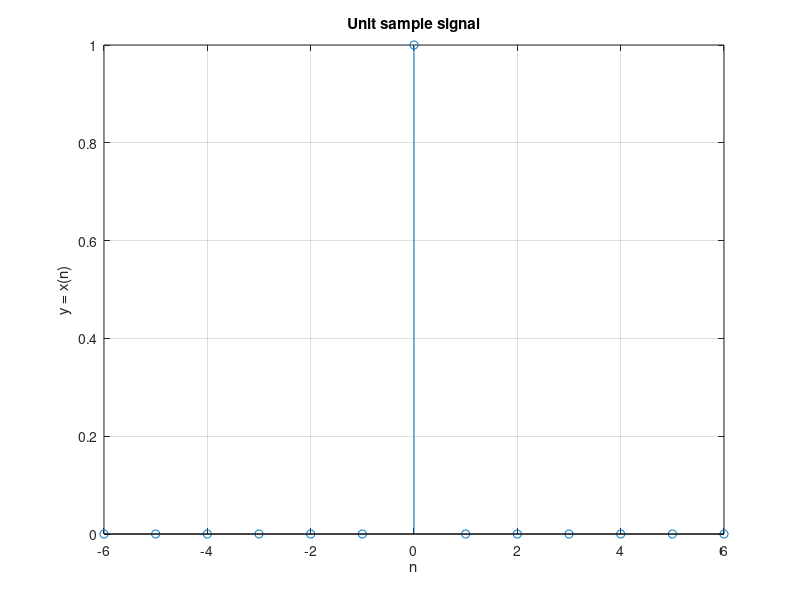

Reproduce this figure in MATLAB.
%Generate a unit sample sequence for n = [-6, 6].

n = [-6:6];

y = [0 0 0 0 0 0 1 0 0 0 0 0 0];

stem(n, y)

title('Unit sample signal')

xlabel('n')

ylabel('y = x(n)')

grid on